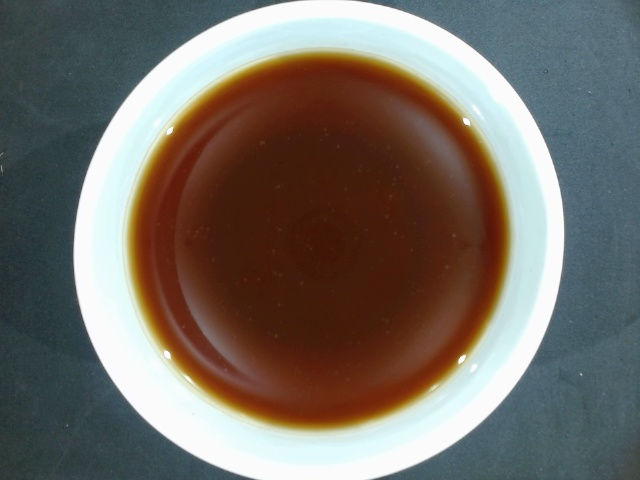
#> input picture Data_31-10-2023[7]/Warna/F2_3_1.jpg, 640 x 480 px, given in place of DUST2_1_1.jpg, which was not available
$ python pyxll_HelloWorld.py
#> lines starting #> are read from the running program, lines starting #| are printed output that depends on the picture; after the words box and inside, x2 and y2 are one past the last pixel; in counts of white or black regions, pixels touching at a corner belong together; pictures that were not available may be replaced by others from this repository, and a replacement may not be noted
import cv2 as cv
import numpy as np
import os
import math
from matplotlib import pyplot as plt
import pandas as pd

i = 1
j = 1
variants = ("DUST", "DUST2", "DUST3", "BOHEA", "BOP", "BOPF", "BOPF1", "F1", "F2", "PF", "PF2", "PF3", "BP")
sample = str(variants[1]) + "_" + str(i) + "_" + str(j)

def save_mask(mask):
    cv.imwrite(sample + "_mask.jpg" , img=mask)

def on_trackbar(value):
    pass

# [60 lines left out: functions getHist, save_df_to_excel, plot_from_excel, not called in this run]

def crop_trackbar(height, width, px, py, radius, src):
    canvas = np.zeros((height, width, 3), dtype=np.uint8)
    img = src.copy()

    cv.circle(canvas, (px, py), radius, [255, 255, 255], cv.FILLED)

    cropped = cv.bitwise_and(img, canvas, mask=None)
    return cropped

def main():
    home = os.path.expanduser("~")
    img_path = home + "\\Repositories 2\\Project-INSTEAD\\Data_31-10-2023[7]\\Warna\\" + sample + ".jpg"
    img = cv.imread(img_path)
#> img is the input picture: shape (480, 640, 3); mean B, G, R 101.9, 109.2, 116.4

    height = img.shape[0]
#> height = 480
    width = img.shape[1]
#> width = 640
    channel = img.shape[2]
#> channel = 3

    cv.namedWindow("crop trackbar")
    cv.createTrackbar("x space", "crop trackbar", 0, width - 1, on_trackbar)
    cv.createTrackbar("y space", "crop trackbar", 0, height - 1, on_trackbar)
    cv.createTrackbar("radius", "crop trackbar", 0, 450, on_trackbar)

    cv.setTrackbarPos("x space", "crop trackbar", 324)
    cv.setTrackbarPos("y space", "crop trackbar", 238)
    cv.setTrackbarPos("radius", "crop trackbar", 100)

    while True:
        x = cv.getTrackbarPos("x space", "crop trackbar")
        y = cv.getTrackbarPos("y space", "crop trackbar")
        radius = cv.getTrackbarPos("radius", "crop trackbar")

        img_copy = img.copy()
        cv.circle(img_copy, (x, y), radius, [0, 0, 255], 2)
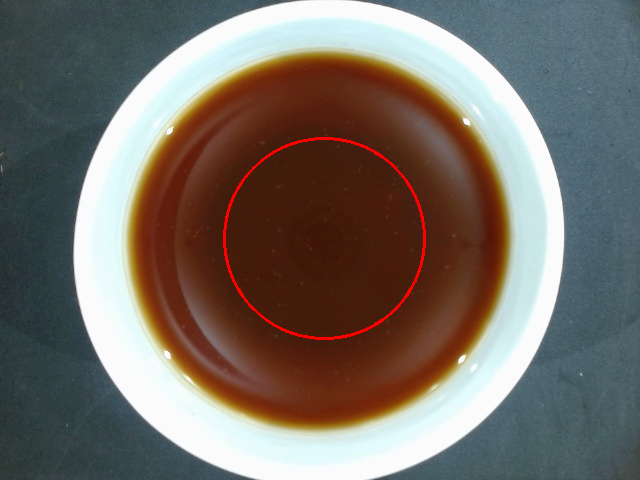
#> img_copy: shape (480, 640, 3); 0.59% of pixels changed, all inside (x1, y1, x2, y2) = (223, 137, 426, 340)

        crop_img = crop_trackbar(height, width, x, y, radius, img)
#> in crop_trackbar, `cv.circle(canvas, (px, py), radius, [255, 255, 255], cv.FILLED)`:
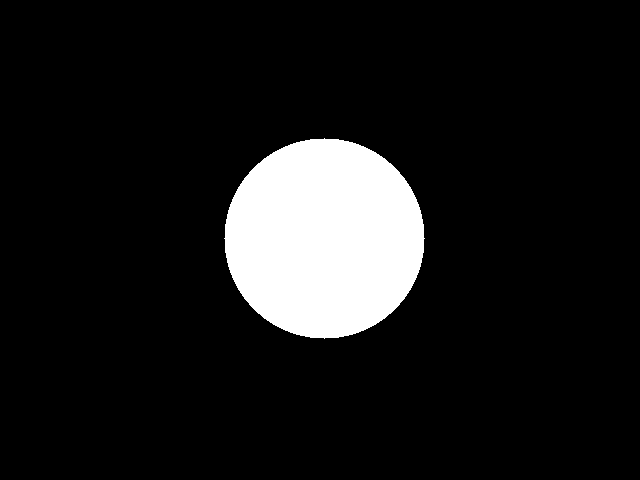
#> canvas: shape (480, 640, 3); 10.2% white; 1 white region, box (x1, y1, x2, y2) and area: (224, 138, 425, 339) 31417
#> in crop_trackbar, `cropped = cv.bitwise_and(img, canvas, mask=None)`:
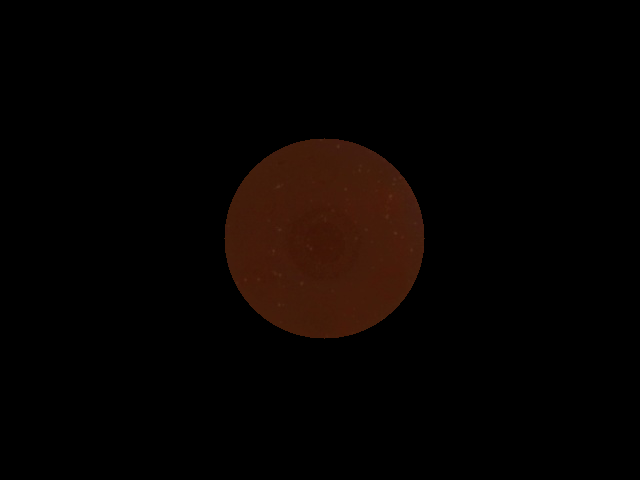
#> cropped: shape (480, 640, 3); mean B, G, R 1.1, 2.8, 6.9
        cv.imshow("crop trackbar", img_copy)
        cv.imshow(sample, crop_img)
        key = cv.waitKey(3)
#> (key Esc is pressed here)

        if key == 27:
            break
        elif key == ord('c'):
            getHist(crop_img, sample, save_to_excel=True)
            save_mask(crop_img)

if __name__ == "__main__":
    main()
    cv.destroyAllWindows()
